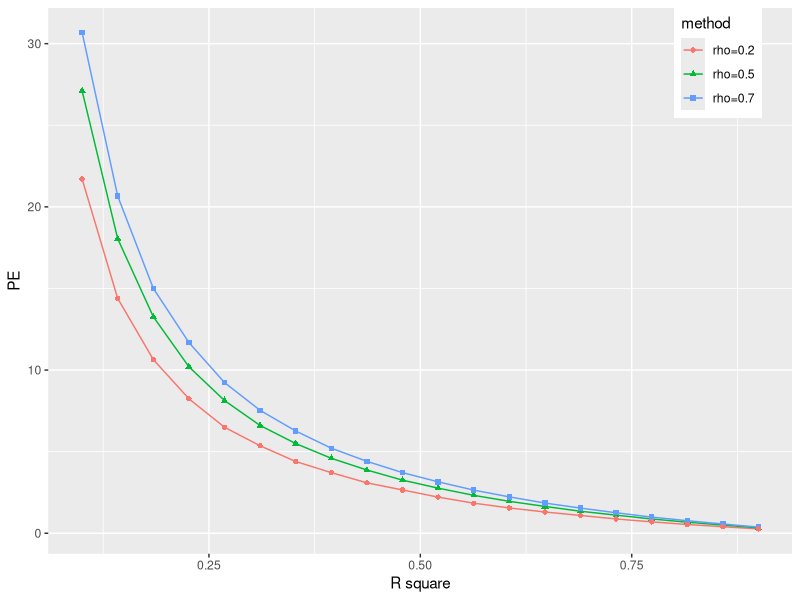
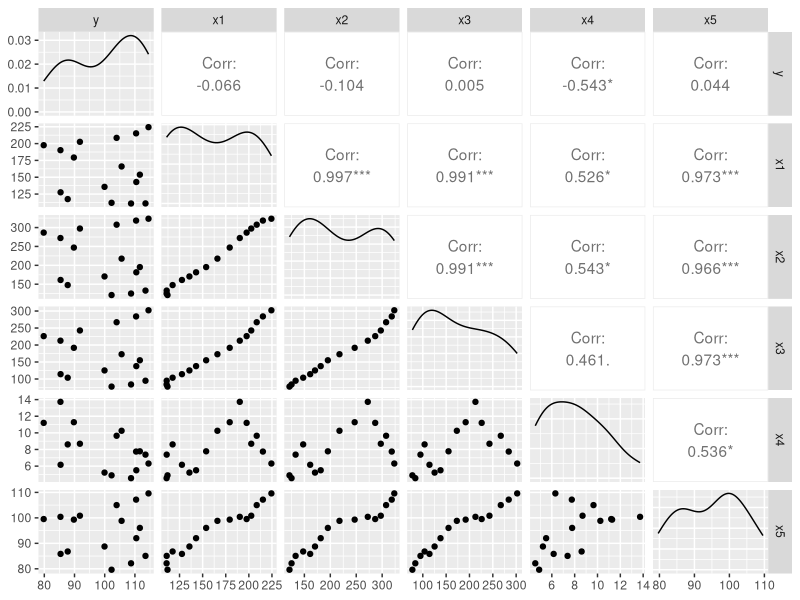
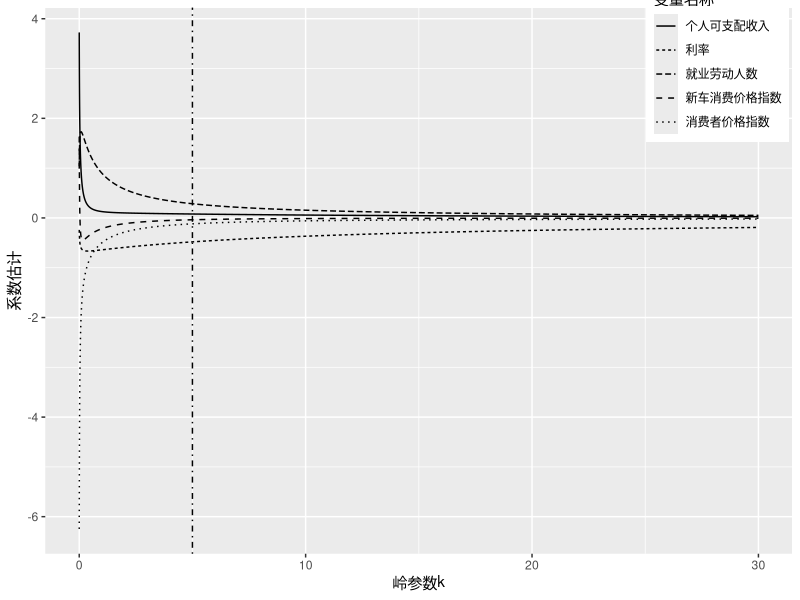
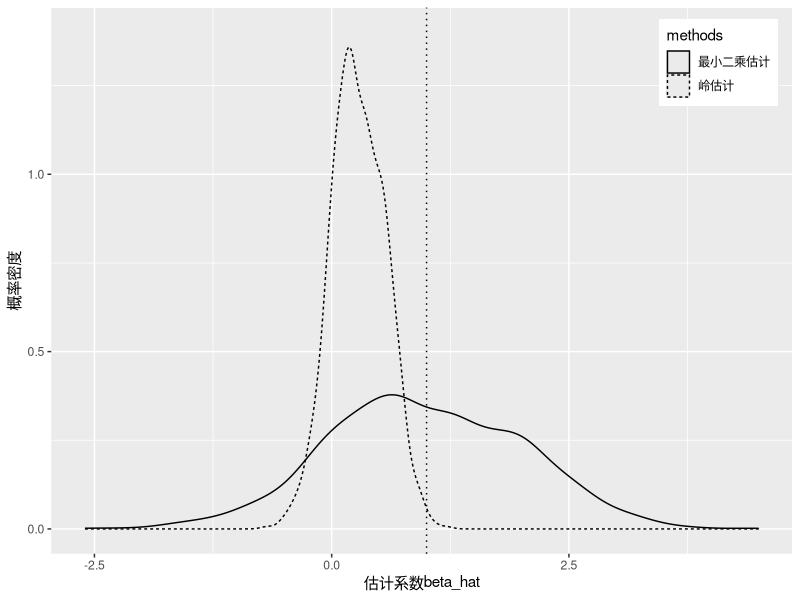

Write the R code that produced these figures, in order.
###################例5.2
library(MASS)
run=200;u=20
R.seq=seq(0.1,0.9,length.out = u)
n=1000
a=0  #X的均值
rho=0.5;rho2=0.7;rho0=0.2  #不同相关性
n0=300  #测试集样本量
P=2 #变量维数
beta<-rep(1,P)
pe.const=pe.trans=pe.low=NULL
for(i in 1:u){
  R2=R.seq[i]
  err=err0=err1=NULL
  
  for(z in 1:run){
    Sigma0<-matrix(c(1,rho0,rho0,1),2,2,byrow = T)
    var_model<-t(beta)%*%Sigma0%*%beta
    sigma0.1<-as.numeric((var_model*(1-R2))/R2)
    X0<-mvrnorm(n=n,mu=rep(a,P),Sigma = Sigma0)
    e0<-rnorm(n=n,mean = 0,sd=sqrt(sigma0.1))
    Y0<-X0%*%beta+e0
    data0<-data.frame(Y0,X0)
    flag0=sample(1:n,0.7*n,replace = F)
    data.train0=data0[flag0,]
    data.test0=data0[-flag0,]
    data.train0=as.data.frame(apply(data.train0,2,FUN=function(x){scale(x,center = T,scale=F)}))
    data.test0=apply(data.test0,2,FUN=function(x){scale(x,center = T,scale=F)})
    mod0=lm(Y0~.,data=data.train0)
    err0=c(err0,mean((data.test0[,1]-data.test0[,-1]%*%mod0$coefficients[-1])^2))
    
    
    Sigma1<-matrix(c(1,rho,rho,1),2,2,byrow = T)
    var_model<-t(beta)%*%Sigma1%*%beta
    sigma1.1<-as.numeric((var_model*(1-R2))/R2)
    X1<-mvrnorm(n=n,mu=rep(a,P),Sigma = Sigma1)
    e1<-rnorm(n=n,mean = 0,sd=sqrt(sigma1.1))
    Y1<-X1%*%beta+e1
    data1<-data.frame(Y1,X1)
    flag1=sample(1:n,0.7*n,replace = F)
    data.train1=data1[flag1,]
    data.test1=data1[-flag1,]
    data.train1=as.data.frame(apply(data.train1,2,FUN=function(x){scale(x,center = T,scale=F)}))
    data.test1=apply(data.test1,2,FUN=function(x){scale(x,center = T,scale=F)})
    mod1=lm(Y1~.,data=data.train1)
    err1=c(err1,mean((data.test1[,1]-data.test1[,-1]%*%mod1$coefficients[-1])^2))
    
    Sigma2<-matrix(c(1,rho2,rho2,1),2,2,byrow = T)
    var_model<-t(beta)%*%Sigma2%*%beta
    sigma2.1<-as.numeric((var_model*(1-R2))/R2)
    X2<-mvrnorm(n=n0,mu=rep(a,P),Sigma = Sigma2)
    e2<-rnorm(n=n0,mean = 0,sd=sqrt(sigma2.1))
    Y2<-X2%*%beta+e2
    testdata=cbind(Y2,X2)
    
    err=c(err,mean((testdata[,1]-testdata[,-1]%*%mod1$coefficients[-1])^2))
    
  }
  (pe.const=c(pe.const,mean(err1)))
  (pe.trans=c(pe.trans,mean(err)))
  (pe.low=c(pe.low,mean(err0)))
}
data.pre=data.frame(PE=c(pe.const,pe.trans,pe.low),method=c(rep("rho=0.5",u),rep("rho=0.7",u),rep("rho=0.2",u)),
                    SNR=rep(R.seq,3))

###作图
library(ggplot2)
p=ggplot(data=data.pre,aes(SNR,PE,group=method,color=method,shape=method))+geom_line()+geom_point()
p=p+theme(legend.position=c(0.9,0.9))+labs(x="R square")
p



###################例 5.1

## 输入数据

y=c(10227,10872,11350,8775,8539,9994,11046,11164,10559,8979,8535,7980,9179,10394,11039,11450)/100
x1=c(112,111,111.1,117.5,127.6,135.7,142.9,153.8,166,179.3,190.2,197.6,202.6,208.5,215.2,224.4)
x2=c(121.3,125.3,133.1,147.7,161.2,170.5,181.5,195.3,217.7,247,272.3,286.6,297.4,307.6,318.5,323.4)
x3=c(776.8,839.6,949.8,1038.4,1142.8,1252.6,1379.3,1551.2,1729.3,1918,2127.6,2261.4,2428.1,2670.6,2841.1,3022.1)/10
x4=c(4.89,4.55,7.38,8.61,6.16,5.22,5.5,7.78,10.25,11.28,13.73,11.2,8.69,9.65,7.75,6.31)
x5=c(79637,82153,85064,86794,85846,88752,92017,96048,98824,99303,100397,99526,100834,105005,107150,109597)/1000

data.use=data.frame(y,x1,x2,x3,x4,x5)##合并为数据框

head(data.use) #显示前6条记录

## 可视化探索


library(GGally)
p=ggpairs(data.use)
p

## 拟合模型
data.use=as.data.frame(apply(data.use,2,FUN=function(x){scale(x,center = T,scale=T)}))

model1=lm(data.use$y~.,data=data.use)#拟合模型

summary(model1)##总结模型，查看结果


## 协方差矩阵判定法

cor(data.use[,-1])

## 方差膨胀因子判定法

data.use2=data.use[,-1]
model2=lm(x1~.,data=data.use2)
summary(model2)

(v1=1/(1-0.996))


model3=lm(x2~.,data=data.use2)
summary(model3)

(v2=1/(1-0.9977))

(model4=lm(x3~.,data=data.use2))
summary(model4)

(v3=1/(1-0.9957))

model5=lm(x4~.,data=data.use2)
summary(model5)

(v4=1/(1-0.7976))

model6=lm(x5~.,data=data.use2)
summary(model6)

(v5=1/(1-0.9756))

(vif=c(v1,v2,v3,v4,v5))
mean(vif)


## 特征根判定法

xx=cbind(1,data.use[,-1])
xx=scale(xx,center = F,scale=apply(xx,2,function(x) sqrt(sum(x^2))))
myeigen=eigen(crossprod(xx))
eigenval=myeigen$values
round(sqrt(max(eigenval)/eigenval),2)


## 岭回归估计

library(MASS)
lambda =seq(0,30,0.001)
model.r=lm.ridge(y~.,data=data.use,lambda =lambda)
df=data.frame(t(model.r$coef),(model.r$lambda))
colnames(df)=c("x1","x2","x3","x4","x5","lambda")
dat=data.frame(系数估计=c(df$x1,df$x2,df$x3,df$x4,df$x5),岭参数k=c(df$lambda,
                                                            df$lambda,df$lambda,df$lambda,df$lambda),
                   变量名称=c(rep("新车消费价格指数",length(lambda)),
                          rep("消费者价格指数",length(lambda)),
                          rep("个人可支配收入",length(lambda)),rep("利率",length(lambda)),
                          rep("就业劳动人数",length(lambda))))


g=ggplot(dat,aes(x=岭参数k,y=系数估计,lty=变量名称))+geom_line()+theme(legend.position = c(0.9,0.9))

g=g+theme(legend.position = c(0.9,0.9))+geom_vline(xintercept =5,lty=4)
g

## 结果

model.rf=lm.ridge(y~.,data=data.use,lambda =5)
model.rf


###################数值模拟

library(ggplot2)
library(MASS)
set.seed(123)
run=1000
n=200
P=5
ols=ridge=NULL
for(m in 1:run){
  x1=rnorm(n,1,2)
  e=rnorm(n,1,2)
  e1=rnorm(n,1,2)
  x2=runif(n,-0.5,0.5)
  x3=0.9*x1+0.3*x2+e
  x4=0.5*x2+e1
  X=cbind(x1,x2,x3,x4)
  beta=rep(1,4)
  ep=rnorm(n,2,4)
  y=X%*%beta+ep
  yn=scale(y,center = T,scale=F)
  Xn=apply(X,2,FUN = function(x){scale(x,center = TRUE,scale = F)})
  m1=lm(yn~Xn)
  ols=rbind(ols,m1$coefficients[-1])
  m2=lm.ridge(y~X,lambda =seq(0,10000,1))
  m3=lm.ridge(y~X,lambda =m2$lambda[m2$GCV==min(m2$GCV)])
  ridge=rbind(ridge,m3$coef)
}
colnames(ols)=paste0("x",1:(4))
colnames(ridge)=paste0("x",1:(4))
ols1=as.data.frame(ols)
ridge1=as.data.frame(ridge)
df=data.frame(coef.est=c(ols1$x2,ridge1$x2),methods=c(rep("最小二乘估计",1000),rep("岭估计",1000)))

##作图
g=ggplot(data=df,aes(coef.est,lty=methods))+geom_density()+xlim(-2.6,4.5)+ylim(0,1.4)
g=g+xlab("估计系数beta_hat")+ylab("概率密度")+ geom_vline(aes(xintercept=1), linetype=3)
g=g+theme(legend.position = c(0.9, 0.9))
g







